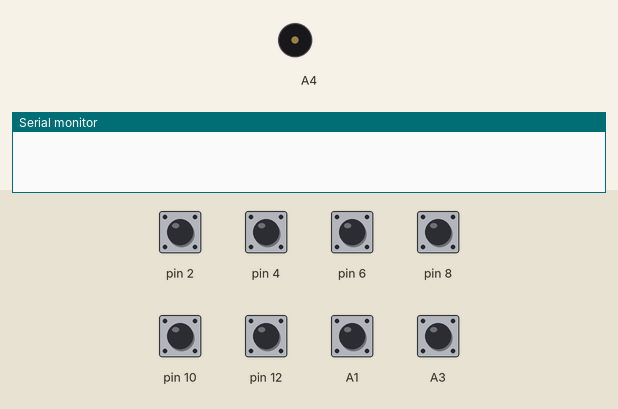
Simulated run of this sketch. Board: Arduino Uno, built with avr-gcc and run on an emulated ATmega328P. On the bench: buzzer (waves = sounding), the last lines printed to the serial monitor. The test bench sets the inputs (shaded band); at power-on: A1, A3, pin 2, pin 4, pin 6, pin 8, pin 10, pin 12 HIGH.

Above: at 0.08 s.
At 2.8 s:
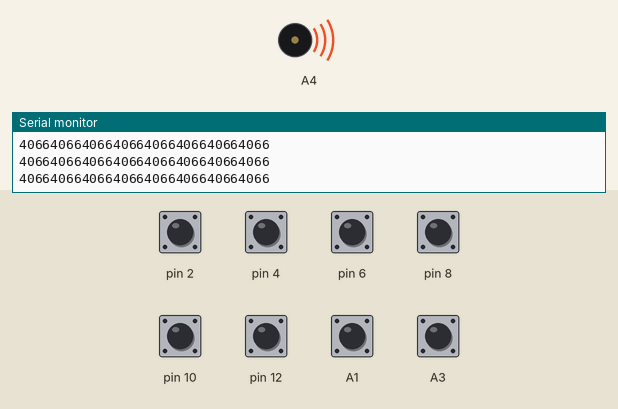
Timing chart, 0 to 3.1 s (numbered marks = the images above):
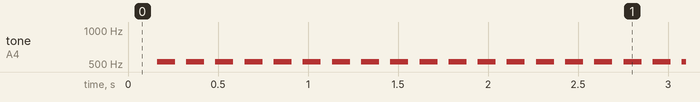

Measured:
- by itself, tone on A4: alternates 523 Hz for 0.10 s and silent for 0.06 s

The sketch:

piano.ino
```cpp
/*
   방법 : 스케치 -> 라이브러리 포함하기 -> .ZIP라이브러리 추가
           -> 다운로드 받은 zip 파일선택 -> CapacitiveSensor 클릭하면
           #include <CapacitiveSensor.h> 코드가 자동으로 추가된다.
*/
#include <CapacitiveSensor.h>

//13번핀이 송신, 12번핀이 수신핀이다.(낮은 도)
//수신한 값을 a라는 변수에 저장한다.
CapacitiveSensor   a = CapacitiveSensor(13,12);

//11번핀이 송신, 10번핀이 수신핀이다.(레)
//수신한 값을 b라는 변수에 저장한다.
CapacitiveSensor   b = CapacitiveSensor(11,10);

//9번핀이 송신, 8번핀이 수신핀이다.(미)
//수신한 값을 c라는 변수에 저장한다.
CapacitiveSensor   c = CapacitiveSensor(9,8);

//7번핀이 송신, 6번핀이 수신핀이다.(파)
//수신한 값을 d라는 변수에 저장한다.
CapacitiveSensor   d = CapacitiveSensor(7,6);

//5번핀이 송신, 4번핀이 수신핀이다.(솔)
//수신한 값을 e라는 변수에 저장한다.
CapacitiveSensor   e = CapacitiveSensor(5,4);

//3번핀이 송신, 2번핀이 수신핀이다.(라)
//수신한 값을 f라는 변수에 저장한다.
CapacitiveSensor   f = CapacitiveSensor(3,2);

//A0번핀이 송신, A1번핀이 수신핀이다.(시)
//수신한 값을 g라는 변수에 저장한다.
CapacitiveSensor   g = CapacitiveSensor(A0,A1);

//A2번핀이 송신, A3번핀이 수신핀이다.(높은 도)
//수신한 값을 h라는 변수에 저장한다.
CapacitiveSensor   h = CapacitiveSensor(A2, A3);

void setup()
{
  Serial.begin(9600);    //시리얼통신을 시작한다. = 아두이노와 컴퓨터간 1:1통신을 시작한다.
}

void loop()
{
  //수신 한 a값은 200 이하의 값을 갖는데, 이를 ap라는 변수에 저장한다.
  long ap = a.capacitiveSensorRaw(200);

  //수신 한 b값은 200 이하의 값을 갖는데, 이를 bp라는 변수에 저장한다.
  long bp = b.capacitiveSensorRaw(200);

  //수신 한 c값은 200 이하의 값을 갖는데, 이를 cp라는 변수에 저장한다.
  long cp = c.capacitiveSensorRaw(200);

  //수신 한 d값은 200 이하의 값을 갖는데, 이를 dp라는 변수에 저장한다.
  long dp = d.capacitiveSensorRaw(200);

  //수신 한 e값은 200 이하의 값을 갖는데, 이를 ep라는 변수에 저장한다.
  long ep = e.capacitiveSensorRaw(200);

  //수신 한 f값은 200 이하의 값을 갖는데, 이를 fp라는 변수에 저장한다.
  long fp = f.capacitiveSensorRaw(200);

  //수신 한 g값은 200 이하의 값을 갖는데, 이를 gp라는 변수에 저장한다.
  long gp = g.capacitiveSensorRaw(200);

  //수신 한 h값은 200 이하의 값을 갖는데, 이를 hp라는 변수에 저장한다.
  long hp = h.capacitiveSensorRaw(200);

 //변수 ap~hp까지의 값을 시리얼 모니터에 출력한다 = 수신값을 확인하기 위한 과정이다.
  Serial.print(ap);
  Serial.print(bp);
  Serial.print(cp);
  Serial.print(dp);
  Serial.print(ep);
  Serial.print(fp);
  Serial.print(gp);
  Serial.println(hp);

  //스피커는 A4핀에 연결되어있다.

  if(ap > 3)  //ap의 값이 3 이상이라면 = (낮은 도)건반에 터치를 했다면
  {
    tone(A4, 262, 100);    //스피커에 (낮은 도) 음계를 출력한다.
  }
  if(bp > 3)  //bp의 값이 3 이상이라면 = (레)건반에 터치를 했다면
  {
    tone(A4, 294, 100);       //스피커에 (레) 음계를 출력한다.
  }
  if(cp > 3)  //cp의 값이 3 이상이라면 = (미)건반에 터치를 했다면
  {
    tone(A4, 330, 100);       //스피커에 (미) 음계를 출력한다.//(미)의 값을 수신했다면 스피커에 (미) 음계를 출력한다.
  }
  if(dp > 3)  //dp의 값이 3 이상이라면 = (파)건반에 터치를 했다면
  {
    tone(A4, 349, 100);       //스피커에 (파) 음계를 출력한다.
  }
  if(ep > 3)  //ep의 값이 3 이상이라면 = (솔)건반에 터치를 했다면
  {
    tone(A4, 392, 100);      //스피커에 (솔) 음계를 출력한다.
  }
  if(fp > 3)  //fp의 값이 3 이상이라면 = (라)건반에 터치를 했다면
  {
    tone(A4, 440, 100);       //스피커에 (라) 음계를 출력한다.
  }
  if(gp > 3)  //gp의 값이 3 이상이라면 = (시)건반에 터치를 했다면
  {
    tone(A4, 494, 100);       //스피커에 (시) 음계를 출력한다.
  }
  if(hp > 3)  //hp의 값이 3 이상이라면 = (높은 도)건반에 터치를 했다면
  {
    tone(A4, 523, 100);      //스피커에 (높은 도) 음계를 출력한다.
  }
}
```
